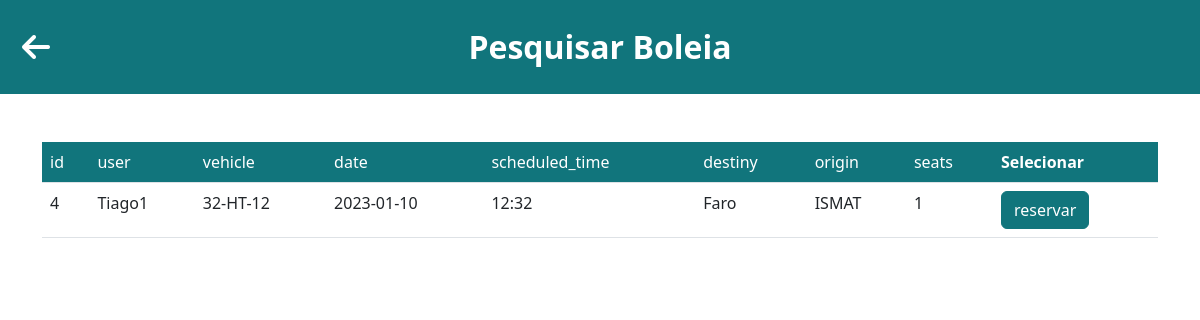
/boleia, run on an earlier commit of the app's database.
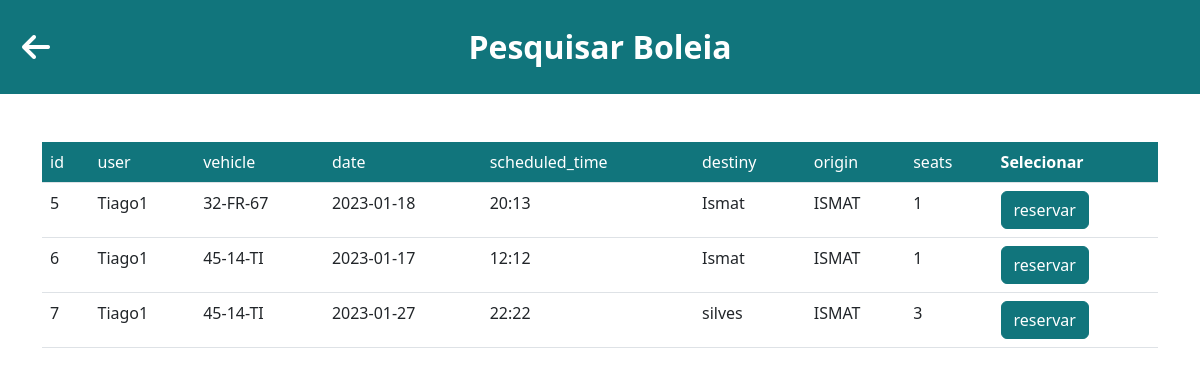
And on a later commit of the database.
### models.py (models this page shows, shortened)
class User(db.Model, UserMixin):
	__tablename__ = 'user'
	id = db.Column(db.Integer, primary_key=True)
	name = db.Column(db.String(80), unique=True, nullable=False)
	student_number = db.Column(db.String(9), unique=True, nullable=False)
	phone_number = db.Column(db.Integer(), nullable=False)
	password = db.Column(db.Unicode(30), nullable=False)
	gender = db.Column(db.String(10), nullable=False)
	registration_date = db.Column(db.DateTime, default=datetime.now)
	last_login_date = db.Column(db.DateTime, default=datetime.now)
	active = db.Column(db.Boolean())

class Vehicle(db.Model):
	__tablename__ = 'vehicle'
	id = db.Column(db.Integer, primary_key=True)
	owner_id = db.Column('owner_id', db.ForeignKey('user.id'), nullable=False)
	owner = db.relationship('User', backref='vehicle')
	license_plate = db.Column(db.String(8), unique=True, nullable=False)
	color = db.Column(db.String(20), nullable=False)
	number_of_seats = db.Column(db.Integer(), nullable=False)
	vehicle_specs = db.Column(db.String(200), nullable=True)
	is_deleted = db.Column(db.Boolean, default=False)
	createdAt = db.Column(db.DateTime, default=datetime.now)
	updatedAt = db.Column(db.DateTime, default=datetime.now)

class Ride(db.Model):
	__tablename__ = 'ride'
	__table_args__ = (db.UniqueConstraint('user_id', 'vehicle_id', 'ride_date'),)
	id = db.Column(db.Integer, primary_key=True)
	user_id = db.Column('user_id', db.ForeignKey('user.id'), nullable=False)
	user = db.relationship('User', backref='ride')
	vehicle_id = db.Column('vehicle_id', db.ForeignKey('vehicle.id'), nullable=False)
	vehicle = db.relationship('Vehicle', backref='ride')
	ride_date = db.Column(db.String(9), nullable=False)
	ride_scheduled_time = db.Column(db.String(5), nullable=False)
	local_destiny = db.Column(db.String(40), nullable=False)
	local_origin = db.Column(db.String(40), nullable=False)
	number_of_available_seats = db.Column(db.Integer(), nullable=False)
	createdAt = db.Column(db.DateTime, default=datetime.now)
	updatedAt = db.Column(db.DateTime, default=datetime.now)

### rideandreservation/__init__.py (the view)
@rideandreservation.route('/boleia', methods=['GET', 'POST'])
def ride():
    activeUser = current_user
    if activeUser.is_authenticated:
        print("Noice")
    else:
        print("Not Noice")
    goBack = BackButton()
    ridelist = []
    getRideData = db.session.query(Ride).all()
    if goBack.data['goBack']:
        return redirect('homePage')
    for ride in getRideData:
        vehicle = db.session.query(Vehicle).filter(Vehicle.id == ride.vehicle_id).first()
        user = db.session.query(User).filter(User.id == ride.user_id).first()
        ridelist.append([(ride.id),(user.name),(vehicle.license_plate),(ride.ride_date),(ride.ride_scheduled_time),(ride.local_destiny),(ride.local_origin),(ride.number_of_available_seats)])
    return render_template("pesquisa.html",getRideData=ridelist, goBack=goBack)

### templates/pesquisa.html (shortened to what this page needs)
<!DOCTYPE html>
<html lang="eng">
    <head>
        <link href="https://cdn.jsdelivr.net/npm/bootstrap@5.2.3/dist/css/bootstrap.min.css" rel="stylesheet">
        <link rel="stylesheet" href="{{url_for('static', filename='css/boleia.css')}}">
        <link rel="stylesheet" href="https://cdnjs.cloudflare.com/ajax/libs/font-awesome/6.2.1/css/all.min.css">
        <link rel="stylesheet" type="text/css" href="https://cdn.datatables.net/1.13.1/css/jquery.dataTables.css">
        <link rel="stylesheet" type="text/css" href="https://cdn.datatables.net/responsive/2.1.1/css/responsive.bootstrap.min.css" />
        <link rel="stylesheet" href="https://cdnjs.cloudflare.com/ajax/libs/datatables.net-select-dt/1.5.0/select.dataTables.css" />
        <link rel="stylesheet" href="https://cdnjs.cloudflare.com/ajax/libs/datatables.net-searchpanes-bs/2.1.0/searchPanes.bootstrap.css" />
        <link rel="stylesheet" href="https://cdnjs.cloudflare.com/ajax/libs/datatables.net-buttons-bs/2.3.2/buttons.bootstrap.css" />
    </head>
    <body>
        <header class="p-3 mb-5 bg-primary" id="mrs">
            <form action="" method="POST">
                <div class="row align-items-center" >
                    <div class="col-2">
                        <a style="cursor:pointer">
                            <button class="fa fa-2xl fa-arrow-left text-white" type="submit" name="goBack" value="EcraPrevio" style=" background-color: transparent; border: none;"></button>
                        </a>
                    </div>
                    <div class="col-8" >
                        <div class="m-2 d-flex justify-content-center " >
                            <h2 class="my-1 fw-bold text-white">Pesquisar Boleia</h2>
                        </div>
                    </div>
                </div>
            </form>
        </header>
        <div class="container-md" id="table">
            <div class="table-responsive">
                <table class="table display nowrap" id="tabela">
                    <thead class="bg-primary text-white">
                        <tr>
                            <td>id</td>
                            <td>user</td>
                            <td>vehicle</td>
                            <td>date</td>
                            <td>scheduled_time</td>
                            <td>destiny</td>
                            <td>origin</td>
                            <td>seats</td>
                            <th class="all">Selecionar</th>
                        </tr>
                    </thead>
                    <tbody>
                        {% for ride in getRideData %}
                            {% if ride[7]!=0  %}
                                <tr>
                                    <td>{{ride[0]}}</td>
                                    <td>{{ride[1]}}</td>
                                    <td>{{ride[2]}}</td>
                                    <td>{{ride[3]}}</td>
                                    <td>{{ride[4]}}</td>
                                    <td>{{ride[5]}}</td>
                                    <td>{{ride[6]}}</td>
                                    <td>{{ride[7]}}</td>
                                    <td><button class="reservar btn btn-primary text-white" id="{{ride[0]}}">reservar</button></td>
                                </tr>
                            {% endif %}
                        {% endfor %}
                    </tbody>
                </table>
            </div>
        </div>
    </body>
</html>

### static/css/boleia.css (style rules this page uses)
#table { margin-top: auto; }
:root { --ismatDark: 17, 117, 124; --ismatLight: 106, 201, 204; }
:root { --primary: var(--ismatDark); --secondary: var(--ismatLight); }
.bg-primary { background-color: rgba(var(--primary), 1) !important; }
.btn-primary { color: rgba(var(--gray_0), 1); background-color: rgba(var(--primary), 1); border-color: rgba(var(--primary), 1); }

What changed in the data, as far as the page shows it:
no longer on this page (row unchanged): Vehicle: license_plate "32-HT-12"
no longer on this page (row edited): Ride: ride_date "2023-01-10", ride_scheduled_time "12:32", local_destiny "Faro", local_origin "ISMAT"
now on this page (row unchanged): Vehicle: license_plate "32-FR-67"
added Ride: ride_date "2023-01-18", ride_scheduled_time "20:13", local_destiny "Ismat", local_origin "ISMAT"
now on this page (row unchanged): Vehicle: license_plate "45-14-TI" "45-14-TI"
added Ride: ride_date "2023-01-17", ride_scheduled_time "12:12", local_destiny "Ismat", local_origin "ISMAT"
added Ride: ride_date "2023-01-27", ride_scheduled_time "22:22", local_destiny "silves", local_origin "ISMAT"
Also different on the page:
new list line: "5 1 reservar"
new list line: "Tiago1"
new list line: "6 1 reservar"
new list line: "7 3 reservar"
list line gone: "4 1 reservar"
list line gone: "Tiago1"
